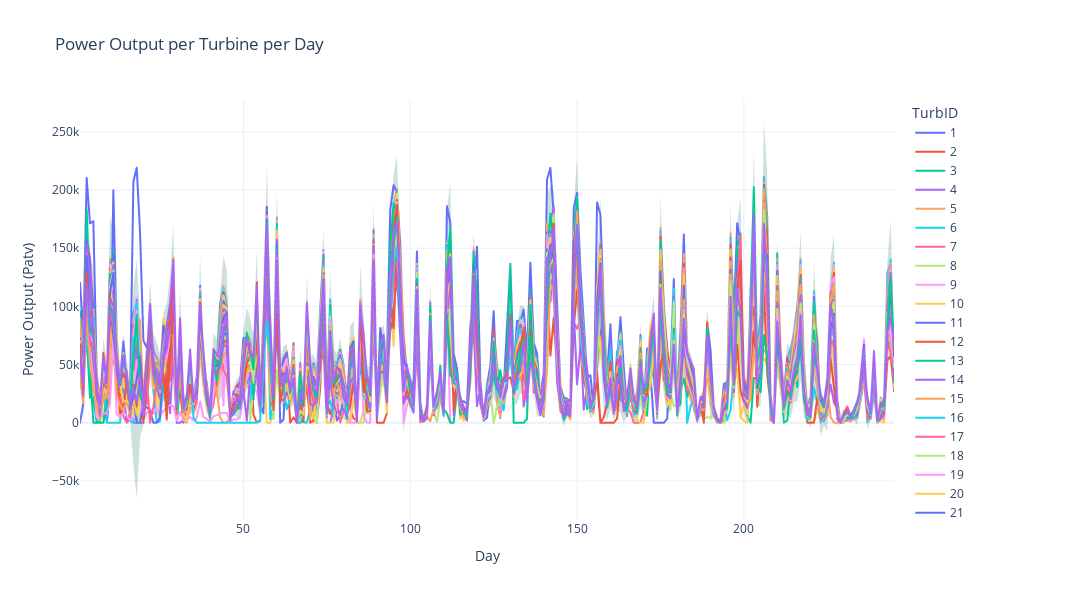

Notebook code cell kept with this figure:
### Markdown cell above
## Visualize power output per turbine per day

### Code cell
import plotly.express as px
import plotly.graph_objects as go

# Convert the grouped data to a format plotly can use
plot_data = df.groupby(["Day", "TurbID"])["Patv"].sum().reset_index()

# Calculate mean and standard deviation per day across all turbines
daily_stats = plot_data.groupby("Day")["Patv"].agg(["mean", "std"]).reset_index()
daily_stats["upper_bound"] = daily_stats["mean"] + 3 * daily_stats["std"]
daily_stats["lower_bound"] = daily_stats["mean"] - 3 * daily_stats["std"]

# Create the plot using plotly
fig = px.line(plot_data, x="Day", y="Patv", color="TurbID", title="Power Output per Turbine per Day")

# Add confidence interval bands
fig.add_trace(
    go.Scatter(
        x=daily_stats["Day"].tolist() + daily_stats["Day"].tolist()[::-1],
        y=daily_stats["upper_bound"].tolist() + daily_stats["lower_bound"].tolist()[::-1],
        fill="toself",
        fillcolor="rgba(0,100,80,0.2)",
        line=dict(color="rgba(255,255,255,0)"),
        name="3σ Confidence Interval",
    )
)

# Customize the plot
fig.update_layout(
    xaxis_title="Day",
    yaxis_title="Power Output (Patv)",
    showlegend=True,
    width=1800,  # Approximate equivalent to figsize=(30,6)
    height=600,  # Increased by 50% from 400 to 600
    template="plotly_white",  # Clean white background with grid
)

# Show the plot
fig.show()
